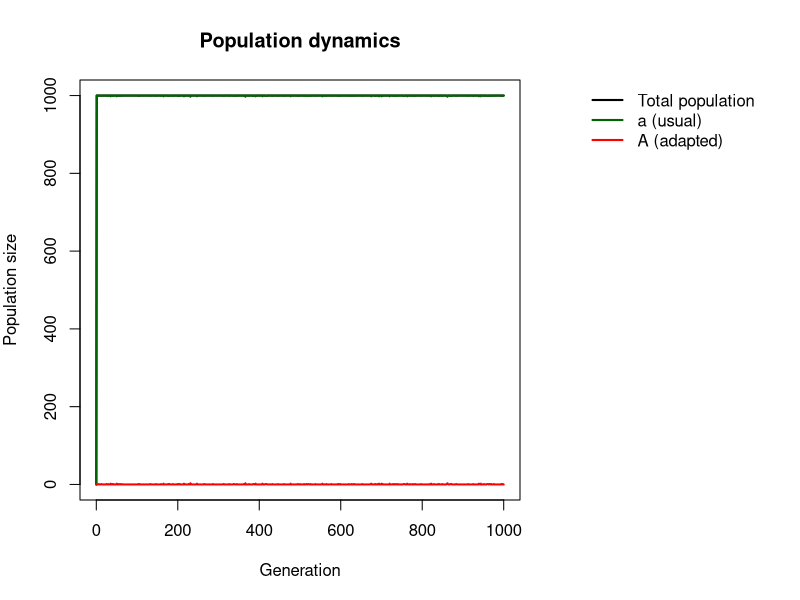
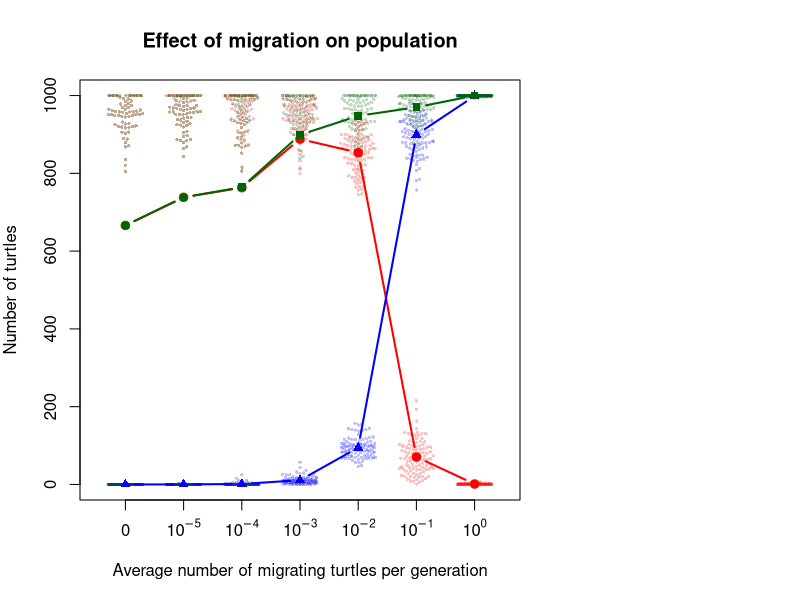

R code for these plots, in order:
## ---- chunk 1
# FUNCTION 1: SIMULATE ONE GENERATION

# The model includes two turtle types:
# a = usual turtles, which are affected by warming
# A = adapted turtles, which have a relative growth advantage

simulate_one_gen <- function(N_a, N_A, decay_rate, sel_coeff, mut_rate, mig_rate, N_source_a, carrying_capacity = 1000) {

# STEP 1: Generate offspring for each turtle type

# For type a, the expected number of offspring is reduced
# by the warming-related decay rate.
# For type A, offspring production depends on its current population, its selection advantage, warming and how close the total population is to carrying capacity.
  offsp_a <- rpois(1, N_a * (1 - decay_rate))
  offsp_A <- rpois(1, N_A + N_A * (sel_coeff - decay_rate) * (1 - (N_a + N_A) / carrying_capacity))

# Calculate the total number of offspring of both types.
  offsp_total <- offsp_A + offsp_a

# If the total exceeds carrying capacity, randomly retain individuals until the population is within the limit.
  if (offsp_total > carrying_capacity) 
    {
    
    offsp_a <- rbinom(1, carrying_capacity, offsp_a / offsp_total)

# The remaining individuals belong to type A.
    offsp_A <- carrying_capacity - offsp_a
  }

# STEP 2: Simulate mutation from type a to type A

# The expected number of mutations depends on the number of type-a offspring and the mutation rate.
  mut_a_to_A <- rpois(1, offsp_a * mut_rate)

# STEP 3: Simulate immigration from the source beach

# The number of immigrants is determined by the source population size and the migration rate.
# In this model, immigrants are type a, not type A.
  mig_a <- rpois(1, N_source_a * mig_rate)

# STEP 4: Calculate the population sizes in the next generation

# Type a loses individuals through mutation but gains individuals through immigration.
  N_a_new <- offsp_a - mut_a_to_A + mig_a

# Type A gains the individuals that mutated from type a.
# Existing type-A offspring remain part of this population.
  N_A_new <- offsp_A + mut_a_to_A

# Apply carrying capacity after immigration.
N_total_new <- N_a_new + N_A_new

if (N_total_new > carrying_capacity) {
  N_a_new <- rbinom(1, carrying_capacity,
                   N_a_new / N_total_new)
  N_A_new <- carrying_capacity - N_a_new
}
  
# Return the updated populations for the next generation.
  return(c(
    N_a = N_a_new,
    N_A = N_A_new
  ))

}

print(simulate_one_gen(N_a = 100, N_A = 0, decay_rate = 0.1, sel_coeff = 0.2, mut_rate = 0.01, mig_rate = 0.05, N_source_a = 1000, carrying_capacity = 1000))

## ---- chunk 2
# FUNCTION 2: SIMULATE THE POPULATION

# This function simulates how the populations of type a and type A change over several generations.

# It uses simulate_one_gen() to calculate the population in the next generation and saves the results at every step.

simulate_pop <- function(N_init_a, N_init_A, decay_rate, sel_coeff,
                         mut_rate, mig_rate, N_source_a, t_max,
                         carrying_capacity = 1000) {

# Store the initial population.
# The simulation starts with N_init_a usual turtles and N_init_A adapted turtles.
  pop_vector <- c(N_init_a, N_init_A)

# Store the current population.
# This vector is updated at every generation.
  pop_new <- c(N_init_a, N_init_A)

# Run the simulation for t_max generations.
# seq_len(t_max) produces the numbers from 1 to t_max.
  for (i in seq_len(t_max)) {

# Simulate the next generation using Function 1.
# pop_new[1] is the current number of a turtles.
# pop_new[2] is the current number of A turtles.
# The other describe warming, selection, mutation, migration and carrying capacity.
    pop_new <- simulate_one_gen(
      pop_new[1], pop_new[2],
      decay_rate, sel_coeff, mut_rate,
      mig_rate, N_source_a, carrying_capacity
    )

# Add the newly calculated population as a new row.
# This stores the population sizes for every generation, rather than keeping only the final result.
    pop_vector <- rbind(pop_vector, pop_new)
  }

# Label the rows with their generation numbers.
# The first row is generation 0, which contains the initial population. The last row corresponds to generation t_max.
  rownames(pop_vector) <- 0:(nrow(pop_vector) - 1)

# Name the two columns according to the turtle types.
# Generations remain row names; they are not a population column.
  colnames(pop_vector) <- c("a", "A")

# Return the complete population trajectory.
# The result contains two columns (a and A) and one row for the initial population and every simulated generation.
  return(pop_vector)
}


# MODEL PARAMETERS

# Set the number of generations to simulate.
# The model will calculate generations 1 to 1000 after
# starting with the initial population at generation 0.
max_gen <- 1000


# PLOT 1: GENERATION VS POPULATION SIZE

# Run the population simulation with the chosen parameters.
output <- simulate_pop(
  N_init_a = 0,          # Initial number of usual turtles
  N_init_A = 0,             # Initially, there are no adapted turtles
  decay_rate = 0.1,         # Negative effect of warming
  sel_coeff = 0.2,          # Relative growth advantage of type A
  mut_rate = 0.001,         # Mutation rate from a to A
  mig_rate = 5,          # Migration rate from the source beach
  N_source_a = 1000,        # Number of turtles in the source population
  t_max = max_gen,          # Number of generations to simulate
  carrying_capacity = 1000  # Maximum population size for the offspring step
)

# Create a separate display table.
# The row names from output are shown in a column named Generations.
# This does not change the original output matrix.
output_table <- data.frame(
  Generations = as.integer(rownames(output)),
  a = output[, "a"],
  A = output[, "A"]
)

# Print the last six generations, including generation 1000.
print(tail(output_table), row.names = FALSE)


# GENERATION NUMBERS FOR PLOT 1

# Create the generation numbers for the x-axis.
# There are 1001 population records, from generation 0 to 1000.
x_range <- 0:(nrow(output) - 1)

## ---- chunk 3
# Leave space on the right for the legend
par(mar = c(5, 4, 4, 14), xpd = NA)

# Total population
plot(
  x_range, rowSums(output),
  type = "l",
  col = "black",
  lwd = 2,
  ylim = c(0, max(rowSums(output))),
  xlab = "Generation",
  ylab = "Population size",
  main = "Population dynamics"
)

# Type a and type A
lines(x_range, output[, "a"], col = "darkgreen", lwd = 2)
lines(x_range, output[, "A"], col = "red", lwd = 2)

# Legend OUTSIDE the plot, on the right
legend(
  "topright",
  inset = c(-0.55, 0),
  legend = c("Total population", "a (usual)", "A (adapted)"),
  col = c("black", "darkgreen", "red"),
  lty = 1,
  lwd = 2,
  bty = "n",
  xpd = NA
)

# Restore the standard margins
par(mar = c(5, 4, 4, 2), xpd = FALSE)

## ---- chunk 4
# PLOTS 2: EFFECT OF MIGRATION

# Migration rates to compare
migration_rates <- c(0, 10^seq(-5, 0, by = 1))

# Repeat simulations to account for random variation
n_replicates <- 100

# Store the mean results for each migration rate
adapted_A <- numeric(length(migration_rates))
mig_a <- 1000 * migration_rates # Expected number of migrating turtles per generation
population_size <- numeric(length(migration_rates))
all_results <- vector("list", length(migration_rates))


for (j in seq_along(migration_rates)) {

  # Store the final results of repeated simulations
  results <- matrix(NA_real_, nrow = n_replicates, ncol = 3)

  for (rep in seq_len(n_replicates)) {

    sim <- simulate_pop(
      N_init_a = 1000,
      N_init_A = 0,
      decay_rate = 0.1,
      sel_coeff = 0.2,
      mut_rate = 0.001,
      mig_rate = migration_rates[j], 
      N_source_a = 1000,
      t_max = max_gen,
      carrying_capacity = 1000
    )

# Number of A and a turtles at the final generation
    results[rep, 1] <- sim[nrow(sim), "A"]
    
    results[rep, 2] <- sim[nrow(sim), "a"]
    
# Total population at the final generation
    results[rep, 3] <- sum(sim[nrow(sim), ])
  }

all_results[[j]] <- results

# Calculate the mean across replicate simulations
  adapted_A[j] <- mean(results[, 1])
  mig_a [j] <- mean(results[, 2])
  population_size[j] <- mean(results[, 3])
}

# PLOT 2: MIGRATION VS POPULATION TYPES AND TOTAL POPULATION

# Leave space on the right for the legend
par(mar = c(5, 4, 4, 14), xpd = NA)

# Install once in the Console if needed: install.packages("beeswarm")
if (!requireNamespace("beeswarm", quietly = TRUE)) {
  stop('Please install beeswarm first: install.packages("beeswarm")')
}

# Set up axes without drawing the mean lines yet
matplot(
  seq_along(migration_rates),
  cbind(adapted_A, mig_a, population_size),
  type = "n", xaxt = "n",
  xlim = c(0.5, length(migration_rates) + 0.5),
  ylim = range(c(0, unlist(all_results)), finite = TRUE),
  xlab = "Average number of migrating turtles per generation",
  ylab = "Number of turtles",
  main = "Effect of migration on population"
)

# Individual final-generation outcomes, behind the mean lines
swarm_colors <- c("red", "blue", "darkgreen")
for (k in 1:3) {
  beeswarm::beeswarm(
    lapply(all_results, function(x) x[, k]),
    at = seq_along(migration_rates),
    add = TRUE,
    pch = 16,
    cex = 0.45,
    col = adjustcolor(swarm_colors[k], alpha.f = 0.25),
    corral = "wrap",
    corralWidth = 0.6,
    xpd = FALSE
  )
}

# Original mean lines and symbols on top
matlines(
  seq_along(migration_rates),
  cbind(adapted_A, mig_a, population_size),
  type = "b",
  pch = c(19, 17, 15),
  col = c("red", "blue", "darkgreen"),
  lty = 1,
  lwd = 2
)
axis(
  side = 1,
  at = seq_along(migration_rates),
  labels = expression(0, 10^{-5}, 10^{-4}, 10^{-3},
                      10^{-2}, 10^{-1}, 10^{0})
)

legend(
  "topright",
  inset = c(-1,00, 0),cex = 0.6,
  legend = c("Adapted turtles (A)", "Non adapted turtles (a)", "Total population (a + A)"),
  col = c("red", "blue", "darkgreen"),
  pch = c(19, 17, 15),
  lty = 1,
  lwd = 2,
  bty = "n",
  xpd = NA
)

# Restore the standard plotting margins, leave space on the right for the legend, if needed.
par(mar = c(5, 4, 4, 2), xpd = FALSE)

## ---- chunk 5
# Calculate Frequencies
# Calculate the total local population at each generation
N_total <- output[, "a"] + output[, "A"]

# Calculate the frequency of type a
freq_a <- ifelse(
  N_total > 0,
  output[, "a"] / N_total,
  NA
)

# Calculate the frequency of type A
freq_A <- ifelse(
  N_total > 0,
  output[, "A"] / N_total,
  NA
)

# Store the results in a data frame
frequency_output <- data.frame(
  Generations = 0:(nrow(output) - 1),
  N_total = N_total,
  freq_a = freq_a,
  freq_A = freq_A
)

# Display the frequency results
print(frequency_output)
